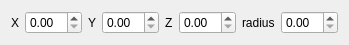
<?xml version="1.0" encoding="UTF-8"?>
<ui version="4.0">
 <class>custom_sphere</class>
 <widget class="QWidget" name="custom_sphere">
  <property name="geometry">
   <rect>
    <x>0</x>
    <y>0</y>
    <width>319</width>
    <height>38</height>
   </rect>
  </property>
  <property name="windowTitle">
   <string>Form</string>
  </property>
  <layout class="QHBoxLayout" name="horizontalLayout">
   <item>
    <widget class="QLabel" name="label">
     <property name="text">
      <string>X</string>
     </property>
    </widget>
   </item>
   <item>
    <widget class="QDoubleSpinBox" name="doubleSpinBox"/>
   </item>
   <item>
    <widget class="QLabel" name="label_2">
     <property name="text">
      <string>Y</string>
     </property>
    </widget>
   </item>
   <item>
    <widget class="QDoubleSpinBox" name="doubleSpinBox_2"/>
   </item>
   <item>
    <widget class="QLabel" name="label_3">
     <property name="text">
      <string>Z</string>
     </property>
    </widget>
   </item>
   <item>
    <widget class="QDoubleSpinBox" name="doubleSpinBox_3"/>
   </item>
   <item>
    <widget class="QLabel" name="label_4">
     <property name="text">
      <string>radius</string>
     </property>
    </widget>
   </item>
   <item>
    <widget class="QDoubleSpinBox" name="doubleSpinBox_4"/>
   </item>
  </layout>
 </widget>
 <resources/>
 <connections/>
</ui>
